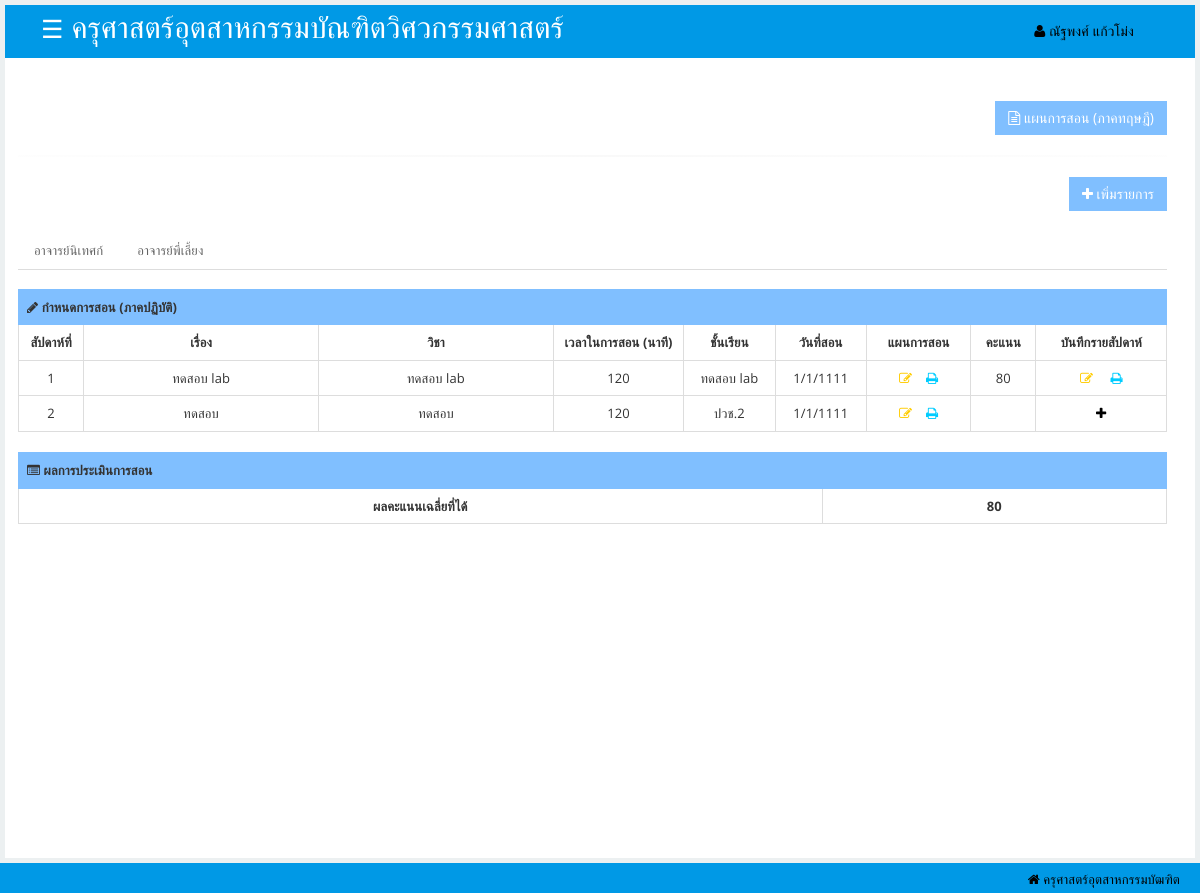
Page /rmutlexpro/stdteachlab.php (signed in) on the committed database.
### tables this page shows
CREATE TABLE `student` (
  `student_id` bigint(14) NOT NULL,
  `title_id` int(11) NOT NULL,
  `student_name` varchar(50) NOT NULL,
  `student_lname` varchar(50) NOT NULL,
  `faculty_id` int(11) NOT NULL,
  `course_id` int(11) NOT NULL,
  `branch_id` int(11) NOT NULL,
  `year_id` int(11) NOT NULL,
  `term_id` int(11) NOT NULL,
  `class_id` int(11) NOT NULL,
  `student_Advisors` varchar(100) NOT NULL,
  `student_password` varchar(50) NOT NULL,
  `indentity_id` int(11) NOT NULL,
  `date_regis` varchar(20) NOT NULL,
  `active` varchar(1) NOT NULL,
  `profile_id` bigint(15) NOT NULL,
  `saddressnow_id` bigint(14) NOT NULL,
  `saddresshome_id` bigint(14) NOT NULL,
  `edu_id` int(11) NOT NULL,
  `edupart_id` int(11) NOT NULL,
  `trainer_id` int(11) NOT NULL,
  `teacher_id` int(11) NOT NULL
);

CREATE TABLE `lessionlab` (
  `lession_id` bigint(15) NOT NULL,
  `subject_id` varchar(10) NOT NULL,
  `subject_name` varchar(100) NOT NULL,
  `lession_name` varchar(50) NOT NULL,
  `lession_class` varchar(20) NOT NULL,
  `lession_time` varchar(10) NOT NULL,
  `lession_week` varchar(10) NOT NULL,
  `lession_date` varchar(20) NOT NULL,
  `lession_file` varchar(200) NOT NULL,
  `year_id` int(11) NOT NULL,
  `term_id` int(11) NOT NULL,
  `lession_score` varchar(100) NOT NULL,
  `student_id` bigint(15) NOT NULL
);

### rmutlexpro/stdteachlab.php (the view, shortened to what this page needs)
<!DOCTYPE html>
<html lang="en"><head>
    <link id="bootstrap-style" href="css/bootstrap.css" rel="stylesheet">
    <link href="css/halflings.css" rel="stylesheet">
    <link rel="stylesheet" href="css/layout.css" type="text/css">
    <link href="css/bootstrap-responsive.min.css" rel="stylesheet">
    <link id="base-style" href="css/style.css" rel="stylesheet">
    <link id="base-style-responsive" href="css/style-responsive.css" rel="stylesheet">
    <link href="css/font-awesome.min.css" rel="stylesheet">
    <link href="css/font-awesome.css" rel="stylesheet">
    <link rel="stylesheet" href="css/modal.css" type="text/css">
</head>
<body>
<?php
if ($_SESSION['ses_id']=='') {
    echo "<meta http-equiv='refresh' content='1;URL=loginstd.php'>";
}elseif ($_SESSION['indentity_id']!=3) {
    echo "<meta http-equiv='refresh' content='1;URL=logoutstd.php'>";
}elseif($_SESSION['active']!=1){
    echo "<meta http-equiv='refresh' content='1;URL=waitregis.php'>";
}else{
$strSQL = "SELECT * FROM student WHERE student_id = '".$_SESSION['student_id']."' ";
$objQuery = mysql_query($strSQL) or die(mysql_error());
$nti=mysql_fetch_array($objQuery);
$slterm=$nti['term_id'];
?>
<div id="main">
<nav class="navbar navbar-default">
        <div class="navbar-inner">
            <div class="container-fluid">
                <div class="navbar-header">
                    <a class="brand"><span style="font-size:30px"><span style="font-size:25px;cursor:pointer" onclick="openNav()">&#9776;</span>&nbsp;ครุศาสตร์อุตสาหกรรมบัณฑิตวิศวกรรมศาสตร์</span></a>
                </div>
                <div class="nav-no-collapse header-nav">
                    <ul class="nav navbar-nav pull-right">
                        <li class="dropdown">
                            <a class="btn dropdown-toggle" href="#">
                                <i class="fa fa-user"></i>
                                                             <?php
                                                            $strSQL = "SELECT * FROM student WHERE student_id = '".$_SESSION['student_id']."' ";
                                                            $objQuery = mysql_query($strSQL) or die(mysql_error());
                                                            ?>
                                                            <?php
                                                                    while ($nti=mysql_fetch_array($objQuery)){
                                                            ?>
                                                            <label style="font-weight: normal" class="control-label" value='<?php echo $nti['student_name'];?>'><?php echo $nti['student_name'];?>
                                                            <?php }?>
                                                            </label>
                                                            <?php
                                                            $strSQL = "SELECT * FROM student WHERE student_id = '".$_SESSION['student_id']."' ";
                                                            $objQuery = mysql_query($strSQL) or die(mysql_error());
                                                            ?>
                                                            <?php
                                                                    while ($nti=mysql_fetch_array($objQuery)){
                                                            ?>
                                                            <label style="font-weight: normal" class="control-label" value='<?php echo $nti['student_lname'];?>'><?php echo $nti['student_lname'];?>
                                                            <?php }?>
                                                            </label>
                            </a>
                        </li>
                    </ul>
                </div>
            </div>
        </div>
    </nav>
            <div id="content" class="span10">
               <div class="row">
                    <div class="col-lg-12 panel-body">
                                                <div align="right">
                                   <button type="button" class="btn btn-primary btn-lg" id="adduser" style="background-color:#80bfff;border-color: #80bfff;; color:#fff" onclick='location.replace("stdteach.php")'><i class="icon-file-alt"></i> แผนการสอน (ภาคทฤษฎี)</button>
                        <hr>
                        </div>
                        <div align="right">
                                <button type="button" class="btn btn-primary btn-lg" id="stdaddsubject" style="background-color:#80bfff;border-color: #80bfff;; color:#fff"><i class="icon-plus"></i> เพิ่มรายการ</button>
                        </div>
                        <br>
<ul class="nav nav-tabs" role="tablist">
  <li class="nav-item">
    <a class="nav-link active" data-toggle="tab" href="#home" role="tab">อาจารย์นิเทศก์</a>
  </li>
  <li class="nav-item">
    <a class="nav-link" data-toggle="tab" href="#profile" role="tab">อาจารย์พี่เลี้ยง</a>
  </li>
</ul>
<div class="tab-content">
  <div class="tab-pane active" id="home" role="tabpanel">
 <div class="tab-pane active" id="home" role="tabpanel">
<br>
<div class="table-responsive panel-collapse pull out">
                            <table class="table table-bordered">
                                <tbody>
                                    <tr>
                                        <td style="text-align:left" class="success" colspan="10"><i class="icon-pencil"></i><strong> กำหนดการสอน (ภาคปฏิบัติ)</strong></td>
                                    </tr>
                                    <tr style="font-weight:bold">
                                        <td style="width:5%;text-align:center"">สัปดาห์ที่</td>
                                        <td style="width:18%;text-align:center"">เรื่อง</td>
                                        <td style="width:18%;text-align:center"">วิชา</td>
                                        <td style="width:10%;text-align:center">เวลาในการสอน (นาที)</td>
                                        <td style="width:7%;text-align:center"">ชั้นเรียน</td>
                                        <td style="width:7%;text-align:center"">วันที่สอน</td>
                                        <td style="width:8%;text-align:center"">แผนการสอน</td>
                                        <td style="width:5%;text-align:center"">คะแนน</td>
                                        <td style="width:10%;text-align:center"">บันทึกรายสัปดาห์</td>
                                    </tr>
                                    <?php $sum='0';
                        $strSQL = "SELECT * FROM lessionlab WHERE year_id='$slterm' AND student_id ='".$_SESSION['student_id']."' ";
                        $objQuery = mysql_query($strSQL);
                        while ($nti=mysql_fetch_array($objQuery)){
                            $save=$nti['lession_id'];
                      ?>
                                    <tr>
                                        <td style="text-align:center"><?php echo $nti['lession_week'];?></td>
                                        <td style="text-align:center"><?php echo $nti['subject_name'];?></td >
                                        <td style="text-align:center"><?php echo $nti['lession_name'];?></td>
                                        <td style="text-align:center"><?php echo $nti['lession_time'];?></td>
                                        <td style="text-align:center"><?php echo $nti['lession_class'];?></td>
                                        <td style="text-align:center"><?php echo $nti['lession_date'];?></td>
                                        <td style="text-align:center"><a href='lessionupdatelab.php?lession_id=<?php echo $nti['lession_id'];?>' data-toggle="tooltip" data-placement="top" data-original-title="แก้ไข"><i class="icon-edit" style="color:#ffcc00"></i></a>&nbsp;&nbsp;&nbsp;&nbsp;<a href="fileupload/<?php echo $nti['lession_file'];?>" data-toggle="tooltip" data-placement="top" data-original-title="พิมพ์"><i style="color:#00ccff" class="icon-print"></a></i></td>
                                        <td style="text-align:center"><?php echo $nti['lession_score'];?></td>
                                        <td style="text-align:center">
<?php
$strSQLa = "SELECT * FROM lessionmentlab WHERE  lessionment_id ='$save' ";
$save1 = mysql_query($strSQLa);
$save2=mysql_fetch_array($save1);
if (!$save2) {?>
   <a href='lessionaddlab.php?lession_id=<?php echo $nti['lession_id'];?>' data-toggle="tooltip" data-placement="top" data-original-title="เพิ่มไฟล์"><i class="icon-plus" style="color:#000"></i></a>
<?php }
else{ ?>
<a href='lessionmenteditlab.php?lession_id=<?php echo $nti['lession_id'];?>' data-toggle="tooltip" data-placement="top" data-original-title="แก้ไข"><i class="icon-edit" style="color:#ffcc00"></i></a>&nbsp;&nbsp;&nbsp;&nbsp;&nbsp;<a href='lessionpdflab.php?lession_id=<?php echo $nti['lession_id'];?>' data-toggle="tooltip" data-placement="top" data-original-title="พิมพ์"><i class="icon-print" style="color:#00ccff"></i></a>
<?php }
?>
                                       </td>
                                    </tr>
                                    <?php }?>
                                </tbody>
                            </table>
                        </div>
                        <div class="table-responsive panel-collapse pull out">
                            <table class="table table-bordered">
                                <tbody>
                                    <tr>
                                        <td style="text-align:left" class="success" colspan="2"><i class="icon-list-alt"></i><strong> ผลการประเมินการสอน</strong></td>
                                    </tr>
<?php
$a='0';
  $ans='0';
  $strSQL = "SELECT * FROM lessionevalab WHERE term_id='$slterm' AND lessioneva_student ='".$_SESSION['student_id']."' ";
    $objQuery = mysql_query($strSQL);
$row=mysql_num_rows($objQuery);
  while ($ntia=mysql_fetch_array($objQuery)) {
$score=$ntia['lessioneva_score'];
$a=$a+$score;
  $ans=@($a/$row);
 }
    ?>
                                    <tr style="font-weight:bold">
                                        <td style="text-align:center;width:70%;font-weight:bold">ผลคะแนนเฉลี่ยที่ได้</td>
                                        <td style="text-align:center;width:30%"><?php echo $ans; ?></td>
                                    </tr>
                                </tbody>
                            </table>
                        </div>
  </div>
  </div>
</div>
                    </div>
                </div>
            </div>
        </div>
   <footer>
            <p>
                <span class="icon-home" style="text-align:left;float: right"> ครุศาสตร์อุตสาหกรรมบัฒฑิต</a></span>
            </p>
        </footer>
</body>
</html>
<?php
}
?>

### rmutlexpro/css/halflings.css (style rules this page uses)
html, html .halflings { -webkit-font-smoothing: antialiased !important; }

### rmutlexpro/css/layout.css (style rules this page uses)
html { position: relative; z-index: 1; min-height: 100%; letter-spacing: 0.1px; }
html body { font-family: 'Open Sans', sans-serif; font-size: 13px; min-height: 100%; background-color: #ecf0f1; overflow-x: hidden; }
#main { position: relative; -webkit-transition: -webkit-transform 0.2s ease; -o-transition: -o-transform 0.2s ease; transition: transform 0.2s ease; }
#main:before, #main:after { content: " "; display: table; }
#main:after { clear: both; }
#main { padding-top: 100px; }
@media (min-width: 768px) { #main { padding-top: 60px; } }

### rmutlexpro/css/style-responsive.css (style rules this page uses)
@media (min-width: 1200px) { #content { width: 100%; padding: 28px; margin: 0px 0px; } }
@media (min-width: 1200px) { footer { margin: 0px 0px 0px 0px; padding: 10px 20px; } }

### rmutlexpro/css/modal.css (style rules this page uses)
* { margin:0; padding:0; }

### rmutlexpro/stdteachlab.php (style rules this page uses)
body { font-family: "Lato", sans-serif; }
#main { transition: margin-left .5s; padding: 5px; }

### rows in the picture
student: student_name "ณัฐพงศ์", student_lname "แก้วโม่ง"
lessionlab: lession_week "1", subject_name "ทดสอบ lab", lession_name "ทดสอบ lab", lession_time "120", lession_class "ทดสอบ lab", lession_date "1/1/1111", lession_score "80"
lessionlab: lession_week "2", subject_name "ทดสอบ", lession_name "ทดสอบ", lession_time "120", lession_class "ปวช.2", lession_date "1/1/1111"

### other values in the picture
$ans "80"
